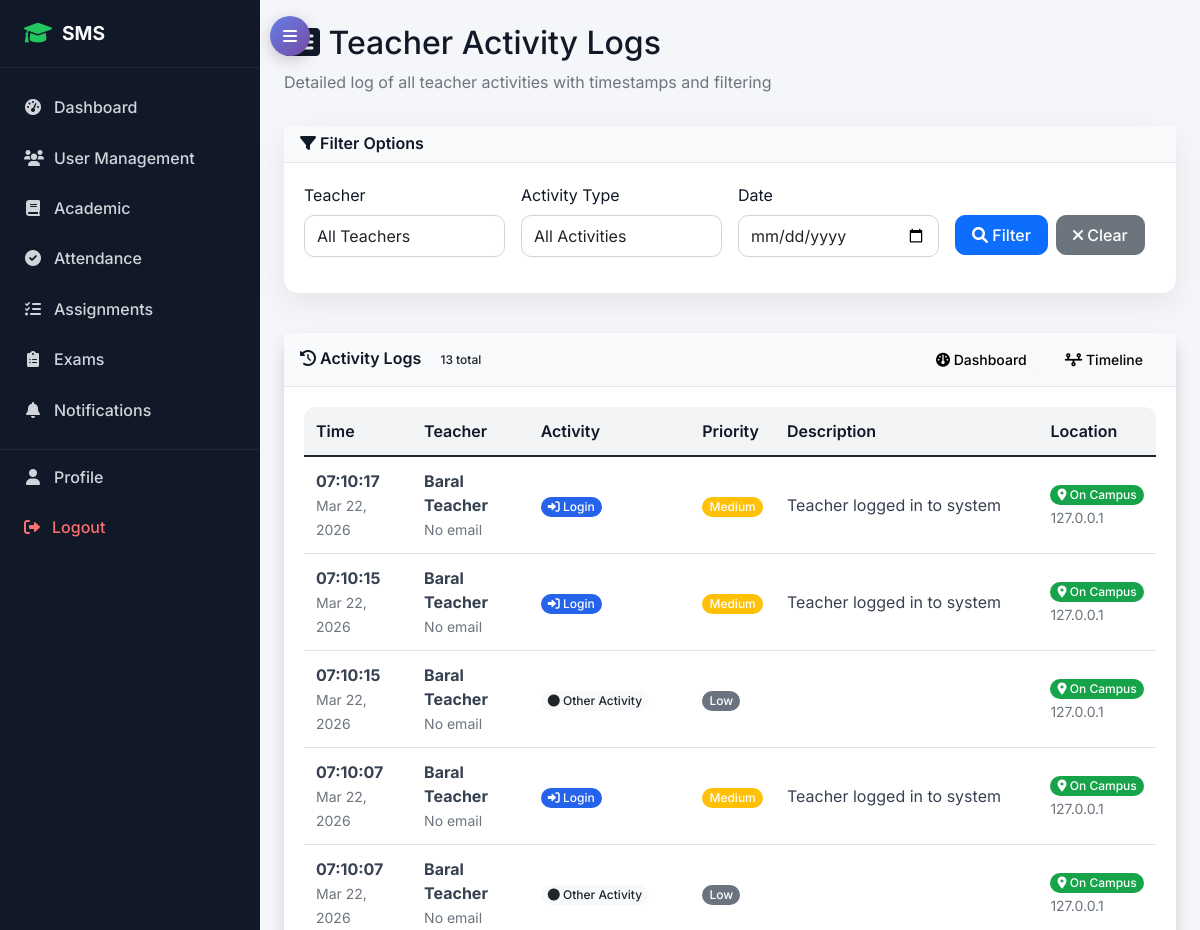
The page /attendance/teacher-activity/ (signed in, upper part) on the database as committed earlier.
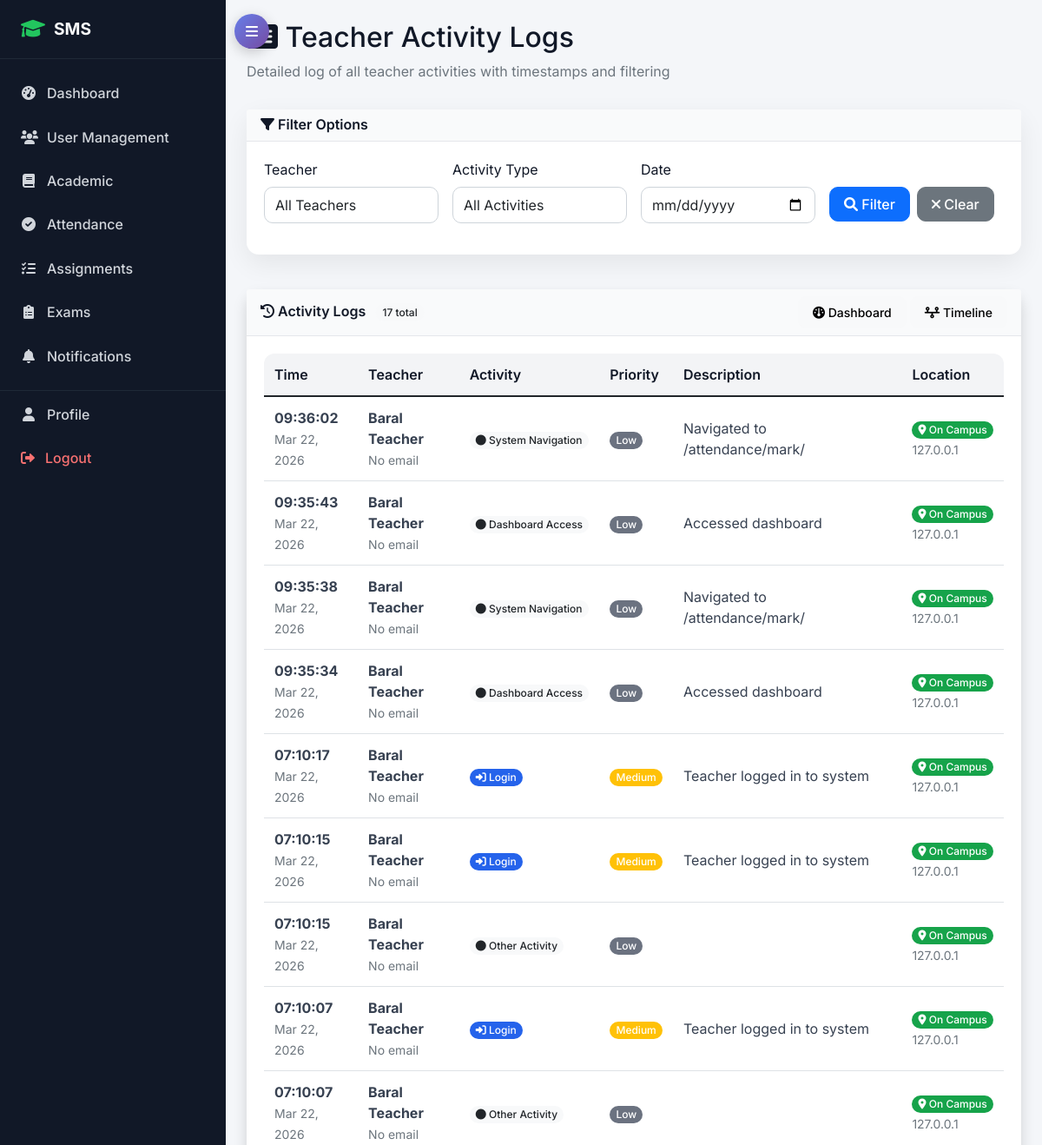
The same page on the database as committed later.
### attendance/models.py (models this page shows, shortened)
class TeacherActivityLog(models.Model):
    ACTIVITY_CHOICES = (
        ('login', 'Login'),
        ('logout', 'Logout'),
        ('first_login', 'First Login'),
        ('mark_attendance', 'Mark Student Attendance'),
        ('create_assignment', 'Create Assignment'),
        ('grade_exam', 'Grade Exam'),
        ('send_message', 'Send Message'),
        ('view_report', 'View Report'),
        ('dashboard_access', 'Dashboard Access'),
        ('system_navigation', 'System Navigation'),
        ('classroom_entry', 'Classroom Entry'),
        ('biometric_scan', 'Biometric Verification'),
        ('location_check', 'Location Verification'),
        ('other', 'Other Activity'),
    )
    PRIORITY_LEVELS = (
        ('high', 'High Priority'),
        ('medium', 'Medium Priority'),
        ('low', 'Low Priority'),
    )
    organization = models.ForeignKey('saas.Organization', on_delete=models.CASCADE, related_name='teacher_activity_logs', null=True, blank=True)
    teacher = models.ForeignKey(TeacherProfile, on_delete=models.CASCADE, related_name='activity_logs')
    activity_type = models.CharField(max_length=50, choices=ACTIVITY_CHOICES)
    priority_level = models.CharField(max_length=10, choices=PRIORITY_LEVELS, default='medium')
    description = models.CharField(max_length=255, blank=True)
    timestamp = models.DateTimeField(auto_now_add=True)
    ip_address = models.GenericIPAddressField(null=True, blank=True)
    user_agent = models.CharField(max_length=255, blank=True)
    location_lat = models.DecimalField(max_digits=10, decimal_places=8, null=True, blank=True)
    location_lng = models.DecimalField(max_digits=11, decimal_places=8, null=True, blank=True)
    is_on_campus = models.BooleanField(default=False)
    related_schedule = models.ForeignKey(TeacherSchedule, on_delete=models.SET_NULL, null=True, blank=True)
    related_session = models.ForeignKey(AttendanceSession, on_delete=models.SET_NULL, null=True, blank=True)
    class Meta:
        ordering = ['-timestamp']
        indexes = [
            models.Index(fields=['teacher', 'timestamp']),
            models.Index(fields=['activity_type', 'timestamp']),
            models.Index(fields=['priority_level', 'timestamp']),
        ]

### accounts/models.py (models this page shows, shortened)
class TeacherProfile(models.Model):
    user = models.OneToOneField(User, on_delete=models.CASCADE, related_name='teacher_profile')
    employee_id = models.CharField(max_length=20, unique=True, blank=True, null=True, default=None)
    qualification = models.CharField(max_length=200, blank=True, default='')
    experience_years = models.PositiveIntegerField(default=0)
    specialization = models.CharField(max_length=100, blank=True, default='')
    joining_date = models.DateField(blank=True, null=True, default=None)

class User(AbstractUser):
    USER_TYPE_CHOICES = (
        ('admin', 'Admin'),
        ('student', 'Student'),
        ('teacher', 'Teacher'),
        ('parent', 'Parent'),
    )
    organization = models.ForeignKey('saas.Organization', on_delete=models.CASCADE, related_name='users', null=True, blank=True)
    user_type = models.CharField(max_length=10, choices=USER_TYPE_CHOICES)
    phone_regex = RegexValidator(regex=r'^\+?1?\d{9,15}$', message="Phone number must be entered in the format: '+999999999'. Up to 15 digits allowed.")
    phone_number = models.CharField(validators=[phone_regex], max_length=17, blank=True)
    address = models.TextField(blank=True)
    date_of_birth = models.DateField(null=True, blank=True)
    profile_picture = models.ImageField(upload_to='profile_pics/', blank=True, null=True)
    is_active = models.BooleanField(default=True)
    created_at = models.DateTimeField(auto_now_add=True)
    updated_at = models.DateTimeField(auto_now=True)

### attendance/teacher_admin_views.py (the view)
# urls.py: path('teacher-activity/', teacher_admin_views.teacher_activity_logs, name='teacher_activity_logs'),
@login_required
@user_passes_test(is_admin)
def teacher_activity_logs(request):
    teacher_id = request.GET.get('teacher')
    activity_type = request.GET.get('activity_type')
    date_filter = request.GET.get('date')
    activities = scoped_queryset(TeacherActivityLog.objects.select_related('teacher__user'), request).order_by('-timestamp')
    if teacher_id:
        activities = activities.filter(teacher_id=teacher_id)
    if activity_type:
        activities = activities.filter(activity_type=activity_type)
    if date_filter:
        try:
            filter_date = datetime.strptime(date_filter, '%Y-%m-%d').date()
            activities = activities.filter(timestamp__date=filter_date)
        except:
            pass
    paginator = Paginator(activities, 50)
    page_number = request.GET.get('page')
    page_obj = paginator.get_page(page_number)
    teachers = scoped_profile_queryset(TeacherProfile.objects.select_related('user'), request).order_by('user__first_name')
    activity_types = TeacherActivityLog.ACTIVITY_CHOICES
    context = {
        'page_obj': page_obj,
        'teachers': teachers,
        'activity_types': activity_types,
        'selected_teacher': teacher_id,
        'selected_activity_type': activity_type,
        'selected_date': date_filter,
    }
    return render(request, 'attendance/teacher_activity_logs.html', context)

### templates/attendance/teacher_activity_logs.html (shortened to what this page needs)
{% extends 'base.html' %}
{% block content %}
<div class="row">
    <div class="col-12">
        <h2><i class="fas fa-list-alt"></i> Teacher Activity Logs</h2>
        <p class="text-muted">Detailed log of all teacher activities with timestamps and filtering</p>
    </div>
</div>
<div class="row mb-4">
    <div class="col-md-12">
        <div class="card">
            <div class="card-header">
                <h6 class="m-0"><i class="fas fa-filter"></i> Filter Options</h6>
            </div>
            <div class="card-body">
                <form method="get" class="row g-3">
                    <div class="col-md-3">
                        <label for="teacher" class="form-label">Teacher</label>
                        <select name="teacher" id="teacher" class="form-control">
                            <option value="">All Teachers</option>
                        </select>
                    </div>
                    <div class="col-md-3">
                        <label for="activity_type" class="form-label">Activity Type</label>
                        <select name="activity_type" id="activity_type" class="form-control">
                            <option value="">All Activities</option>
                        </select>
                    </div>
                    <div class="col-md-3">
                        <label for="date" class="form-label">Date</label>
                        <input type="date" name="date" id="date" value="{{ selected_date }}" class="form-control">
                    </div>
                    <div class="col-md-3">
                        <label class="form-label">&nbsp;</label>
                        <div class="d-flex gap-2">
                            <button type="submit" class="btn btn-primary">
                                <i class="fas fa-search"></i> Filter
                            </button>
                            <a href="{% url 'attendance:teacher_activity_logs' %}" class="btn btn-secondary">
                                <i class="fas fa-times"></i> Clear
                            </a>
                        </div>
                    </div>
                </form>
            </div>
        </div>
    </div>
</div>
<div class="row">
    <div class="col-12">
        <div class="card shadow">
            <div class="card-header bg-primary text-white d-flex justify-content-between align-items-center">
                <h6 class="m-0">
                    <i class="fas fa-history"></i> Activity Logs
                    {% if page_obj %}
                        <span class="badge bg-light text-dark ms-2">{{ page_obj.paginator.count }} total</span>
                    {% endif %}
                </h6>
                <div>
                    <a href="{% url 'attendance:teacher_attendance_dashboard' %}" class="btn btn-light btn-sm">
                        <i class="fas fa-dashboard"></i> Dashboard
                    </a>
                    <a href="{% url 'attendance:teacher_activity_timeline' %}" class="btn btn-light btn-sm">
                        <i class="fas fa-timeline"></i> Timeline
                    </a>
                </div>
            </div>
            <div class="card-body">
                {% if page_obj %}
                <div class="table-responsive">
                    <table class="table table-hover">
                        <thead>
                            <tr>
                                <th>Time</th>
                                <th>Teacher</th>
                                <th>Activity</th>
                                <th>Priority</th>
                                <th>Description</th>
                                <th>Location</th>
                            </tr>
                        </thead>
                        <tbody>
                            {% for activity in page_obj %}
                            <tr>
                                <td>
                                    <strong>{{ activity.timestamp|time:"H:i:s" }}</strong><br>
                                    <small class="text-muted">{{ activity.timestamp|date:"M d, Y" }}</small>
                                </td>
                                <td>
                                    <strong>{{ activity.teacher.user.get_full_name }}</strong><br>
                                    <small class="text-muted">{{ activity.teacher.user.email|default:"No email" }}</small>
                                </td>
                                <td>
                                    {% if activity.activity_type == 'mark_attendance' %}
                                        <span class="badge bg-success">
                                            <i class="fas fa-check"></i> {{ activity.get_activity_type_display }}
                                        </span>
                                    {% elif activity.activity_type == 'create_assignment' %}
                                        <span class="badge bg-warning">
                                            <i class="fas fa-tasks"></i> {{ activity.get_activity_type_display }}
                                        </span>
                                    {% elif activity.activity_type == 'grade_exam' %}
                                        <span class="badge bg-info">
                                            <i class="fas fa-star"></i> {{ activity.get_activity_type_display }}
                                        </span>
                                    {% elif activity.activity_type == 'login' or activity.activity_type == 'first_login' %}
                                        <span class="badge bg-primary">
                                            <i class="fas fa-sign-in-alt"></i> {{ activity.get_activity_type_display }}
                                        </span>
                                    {% elif activity.activity_type == 'logout' %}
                                        <span class="badge bg-danger">
                                            <i class="fas fa-sign-out-alt"></i> {{ activity.get_activity_type_display }}
                                        </span>
                                    {% elif activity.activity_type == 'send_message' %}
                                        <span class="badge bg-secondary">
                                            <i class="fas fa-envelope"></i> {{ activity.get_activity_type_display }}
                                        </span>
                                    {% else %}
                                        <span class="badge bg-light text-dark">
                                            <i class="fas fa-circle"></i> {{ activity.get_activity_type_display }}
                                        </span>
                                    {% endif %}
                                </td>
                                <td>
                                    {% if activity.priority_level == 'high' %}
                                        <span class="badge bg-danger">High</span>
                                    {% elif activity.priority_level == 'medium' %}
                                        <span class="badge bg-warning">Medium</span>
                                    {% else %}
                                        <span class="badge bg-secondary">Low</span>
                                    {% endif %}
                                </td>
                                <td>
                                    {{ activity.description|truncatechars:80 }}
                                </td>
                                <td>
                                    {% if activity.is_on_campus %}
                                        <span class="badge bg-success">
                                            <i class="fas fa-map-marker-alt"></i> On Campus
                                        </span>
                                    {% else %}
                                        <span class="badge bg-warning">
                                            <i class="fas fa-map-marker-alt"></i> Off Campus
                                        </span>
                                    {% endif %}
                                    {% if activity.ip_address %}
                                        <br><small class="text-muted">{{ activity.ip_address }}</small>
                                    {% endif %}
                                </td>
                            </tr>
                            {% endfor %}
                        </tbody>
                    </table>
                </div>
                {% else %}
                <div class="text-center py-5">
                    <i class="fas fa-list-alt fa-4x text-muted mb-3"></i>
                    <h5 class="text-muted">No Activity Logs</h5>
                    <p class="text-muted">No teacher activity logs are available yet.</p>
                </div>
                {% endif %}
            </div>
        </div>
    </div>
</div>
{% endblock %}

Rows that differ between the two databases and show on the page:
added TeacherActivityLog: timestamp "09:36:02", timestamp "Mar 22, 2026", teacher.user.get_full_name "Baral Teacher", teacher.user.email "No email", activity_type "System Navigation", priority_level "Low", description "Navigated to /attendance/mark/", is_on_campus True (drawn), ip_address "127.0.0.1"
added TeacherActivityLog: timestamp "09:35:43", timestamp "Mar 22, 2026", teacher.user.get_full_name "Baral Teacher", teacher.user.email "No email", activity_type "Dashboard Access", priority_level "Low", description "Accessed dashboard", is_on_campus True (drawn), ip_address "127.0.0.1"
added TeacherActivityLog: timestamp "09:35:38", timestamp "Mar 22, 2026", teacher.user.get_full_name "Baral Teacher", teacher.user.email "No email", activity_type "System Navigation", priority_level "Low", description "Navigated to /attendance/mark/", is_on_campus True (drawn), ip_address "127.0.0.1"
added TeacherActivityLog: timestamp "09:35:34", timestamp "Mar 22, 2026", teacher.user.get_full_name "Baral Teacher", teacher.user.email "No email", activity_type "Dashboard Access", priority_level "Low", description "Accessed dashboard", is_on_campus True (drawn), ip_address "127.0.0.1"
Other text that changed with them:
{{ page_obj.paginator.count }}: "13" → "17"
